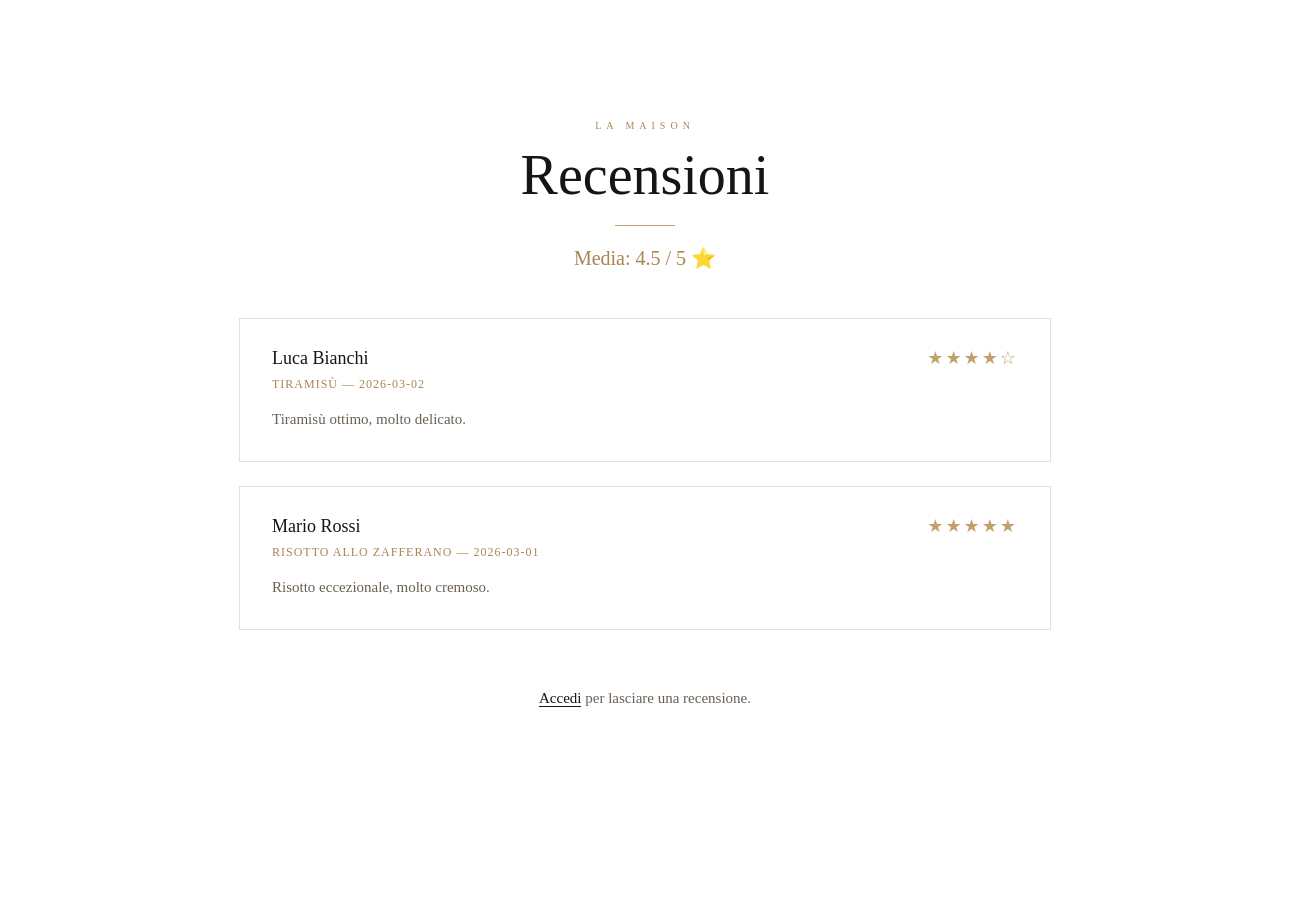
Before: /paginephp/recensioni.php (upper part) with the older database file.
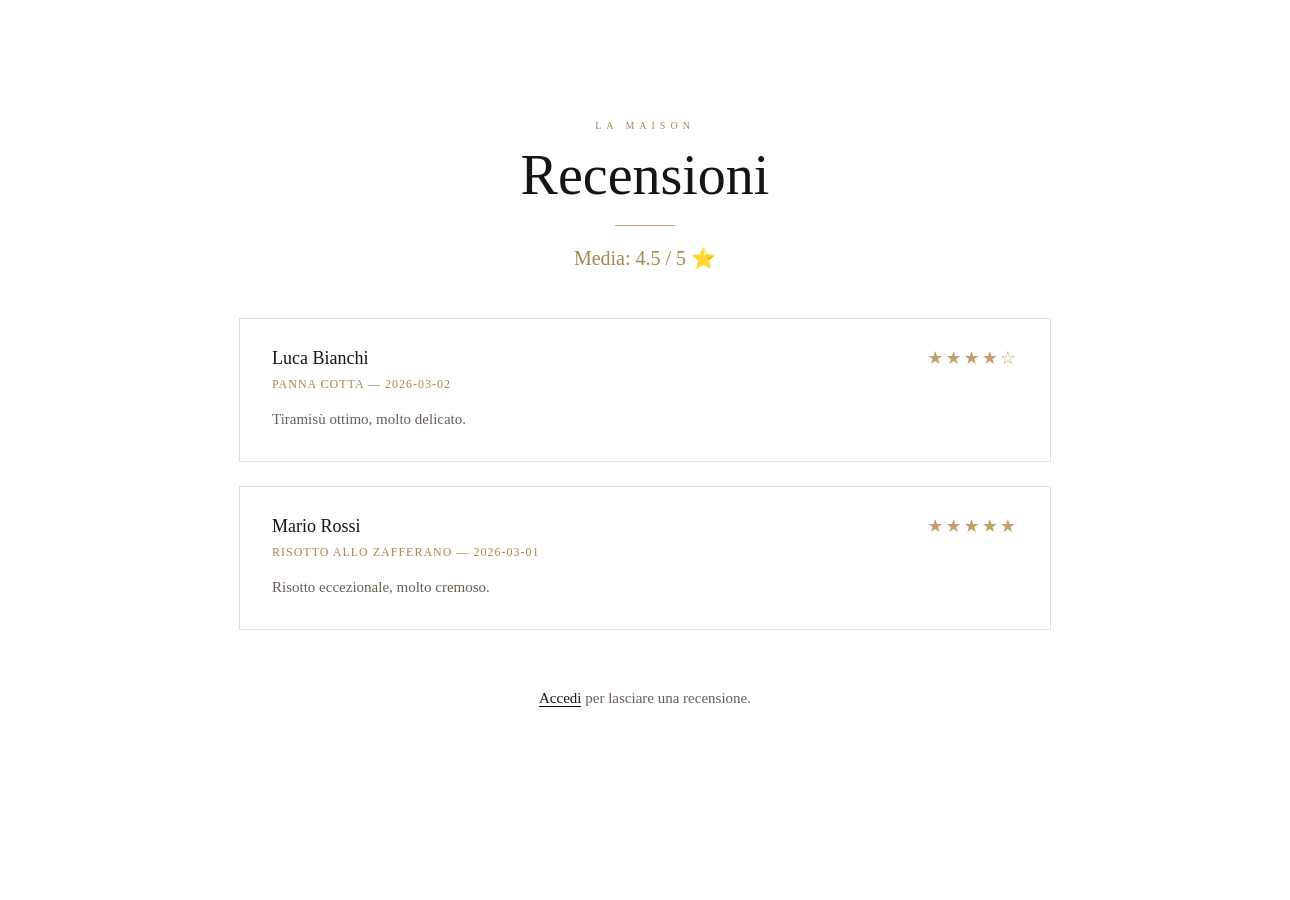
After: the same page with the newer database file.
### tables this page shows
CREATE TABLE RECENSIONE (
  IdRecensione INT AUTO_INCREMENT,
  IdUtente INT,
  IdPiatto INT,
  Voto INT,
  Data DATE,
  Testo TEXT,
  RispostaAdmin TEXT NULL,
  PRIMARY KEY (IdRecensione),
  FOREIGN KEY (IdUtente) REFERENCES UTENTE(IdUtente),
  FOREIGN KEY (IdPiatto) REFERENCES PIATTO(IdPiatto)
);

CREATE TABLE UTENTE (
  IdUtente INT AUTO_INCREMENT,
  Nome VARCHAR(255),
  Cognome VARCHAR(255),
  Email VARCHAR(255),
  Password VARCHAR(255),
  CAP VARCHAR(10),
  DataNascita DATE,
  Provincia VARCHAR(255),
  Ruolo VARCHAR(50) DEFAULT 'cliente',
  PRIMARY KEY (IdUtente),
  UNIQUE (Email)
);

CREATE TABLE PIATTO (
  IdPiatto INT AUTO_INCREMENT,
  IdMenu INT,
  Nome VARCHAR(255),
  Descrizione TEXT,
  Prezzo DECIMAL(10,2),
  Tipo VARCHAR(50) DEFAULT 'Primo',
  PRIMARY KEY (IdPiatto),
  FOREIGN KEY (IdMenu) REFERENCES MENU(IdMenu)
);

### paginephp/recensioni.php (the view, shortened to what this page needs)
<?php
$pdo = DBHandler::getPDO();
$recensioni = $pdo->query("
    SELECT R.Voto, R.Testo, R.Data, R.RispostaAdmin, U.Nome, U.Cognome, P.Nome AS Piatto
    FROM RECENSIONE R
    JOIN UTENTE U ON R.IdUtente = U.IdUtente
    JOIN PIATTO P ON R.IdPiatto = P.IdPiatto
    ORDER BY R.Data DESC
")->fetchAll();
$mediaVoti = $pdo->query("SELECT ROUND(AVG(Voto),1) FROM RECENSIONE")->fetchColumn();
$piatti = $pdo->query("SELECT IdPiatto, Nome FROM PIATTO")->fetchAll();
?>
<link rel="stylesheet" href="../css/recensioni.css">
<section class="pagina-recensioni">
    <p class="rec-etichetta">La Maison</p>
    <h1 class="rec-titolo">Recensioni</h1>
    <?php if ($mediaVoti): ?>
        <p class="rec-media">Media: <?= $mediaVoti ?> / 5 ⭐</p>
    <?php endif; ?>
    <div class="rec-lista">
        <?php foreach ($recensioni as $r): ?>
        <div class="rec-card">
            <div class="rec-card-header">
                <span class="rec-autore"><?= htmlspecialchars($r['Nome']) ?> <?= htmlspecialchars($r['Cognome']) ?></span>
                <span class="rec-stelle"><?= str_repeat('★', $r['Voto']) ?><?= str_repeat('☆', 5 - $r['Voto']) ?></span>
            </div>
            <p class="rec-piatto"><?= htmlspecialchars($r['Piatto']) ?> — <?= $r['Data'] ?></p>
            <p class="rec-testo"><?= htmlspecialchars($r['Testo']) ?></p>
        </div>
        <?php endforeach; ?>
    </div>
    <?php if (isset($_SESSION['idUtente'])): ?>
    <div class="rec-form-wrapper">
        <p class="rec-etichetta">La tua opinione</p>
        <h2 class="rec-form-titolo">Scrivi una recensione</h2>
        <form action="recensioni.php" method="POST" class="rec-form">
            <div class="rec-form-gruppo">
                <label class="rec-label">Piatto</label>
                <select name="idPiatto" required class="rec-input">
                    <option value="">Seleziona</option>
                    <?php foreach ($piatti as $p): ?>
                        <option value="<?= $p['IdPiatto'] ?>"><?= htmlspecialchars($p['Nome']) ?></option>
                    <?php endforeach; ?>
                </select>
            </div>
            <div class="rec-form-gruppo">
                <label class="rec-label">Voto</label>
                <select name="voto" required class="rec-input">
                    <option value="5">5 ★★★★★</option>
                    <option value="4">4 ★★★★☆</option>
                    <option value="3">3 ★★★☆☆</option>
                    <option value="2">2 ★★☆☆☆</option>
                    <option value="1">1 ★☆☆☆☆</option>
                </select>
            </div>
            <div class="rec-form-gruppo">
                <label class="rec-label">Testo</label>
                <textarea name="testo" rows="4" required class="rec-input rec-textarea"></textarea>
            </div>
            <button type="submit" class="rec-bottone">Pubblica recensione</button>
        </form>
    </div>
    <?php else: ?>
        <p class="rec-login"><a href="../autenticazione/login.php">Accedi</a> per lasciare una recensione.</p>
    <?php endif; ?>
</section>
<footer class="footer">
    <div class="footer-inner">
        <div class="footer-col">
            <img src="../CartellaImage/logo.png" alt="La Maison" class="footer-logo">
        </div>
    </div>
</footer>
</body>
</html>

### css/recensioni.css (style rules this page uses)
* { margin: 0; padding: 0; box-sizing: border-box; }
.pagina-recensioni { max-width: 860px; margin: 0 auto; padding: 120px 24px 100px; }
.rec-etichetta { text-align: center; font-size: 10px; letter-spacing: 5px; text-transform: uppercase; color: #a98552; margin-bottom: 12px; }
.rec-titolo { font-family: Georgia, serif; font-size: 56px; font-weight: 400; text-align: center; color: #181412; }
.rec-titolo::after { content: ""; display: block; width: 60px; height: 1px; background: #c2a06e; margin: 18px auto 0; }
.rec-media { text-align: center; font-family: Georgia, serif; font-size: 20px; color: #a98552; margin: 20px 0 48px; }
.rec-lista { display: flex; flex-direction: column; gap: 24px; margin-bottom: 60px; }
.rec-card { background: #ffffff; border: 1px solid #e8dfd3; padding: 28px 32px; transition: box-shadow 0.2s; }
.rec-card-header { display: flex; justify-content: space-between; align-items: baseline; margin-bottom: 8px; }
.rec-autore { font-family: Georgia, serif; font-size: 18px; color: #181412; }
.rec-stelle { color: #c2a06e; font-size: 18px; letter-spacing: 2px; }
.rec-piatto { font-size: 12px; color: #a98552; letter-spacing: 1px; margin-bottom: 14px; text-transform: uppercase; }
.rec-testo { font-size: 15px; line-height: 1.8; color: #6a5f54; }
.rec-login { text-align: center; margin-top: 40px; color: #6a5f54; font-size: 15px; }
.rec-login a { color: #181412; border-bottom: 1px solid #181412; text-decoration: none; }

Changed rows visible on the page:
changed recensione "Tiramisù ottimo, molto delicato.": IdPiatto.Nome "TIRAMISÙ" → "PANNA COTTA"
